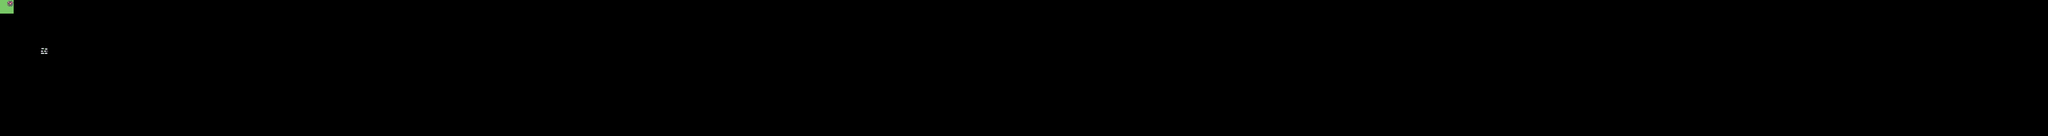

This is a level from a 2D game, rendered from its Tiled map with the project's own tilesets. A one-line summary and the map file follow, with tile-layer data summarised:
An orthogonal 300x20 tile map with 32x32 px tiles, 2 tile layers (Calque de Tuiles 1, Calque de Tuiles 2).

<map version="1.10" tiledversion="1.10.2" orientation="orthogonal" renderorder="right-down" width="300" height="20" tilewidth="32" tileheight="32" infinite="0" nextlayerid="3" nextobjectid="1">
 <tileset firstgid="1" source="Jeu2D Serene_Village_32x32.tsx" />
 <layer id="1" name="Calque de Tuiles 1" width="300" height="20">
  <data>[6000 cells, 5 non-empty, 2 distinct tile ids]</data>
 </layer>
 <layer id="2" name="Calque de Tuiles 2" width="300" height="20">
  <data>[6000 cells, 1 non-empty, 1 distinct tile ids]</data>
 </layer>
</map>
